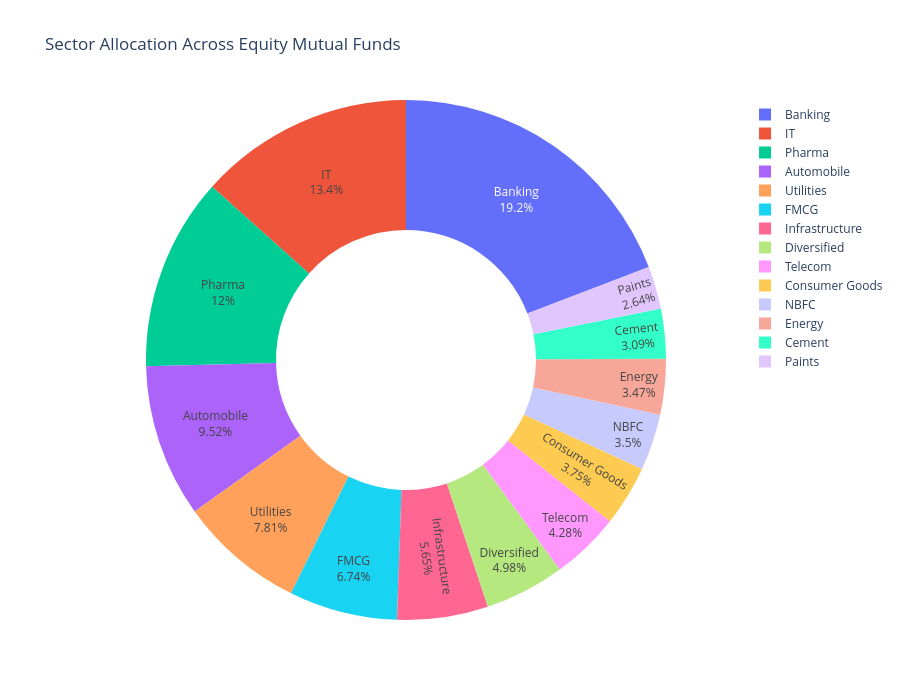

Source (notebook cell):
### Code cell
# Improve Layout
fig.update_traces(
    textinfo="percent+label"
)

fig.update_layout(
    template="plotly_white",
    height=700,
    width=900
)

### Figure 1 — Plotly figure (JSON) as saved in the notebook; plotly's stock layout.template omitted (floating-point values rounded to 4 significant figures)
{"data": [{"domain": {"x": [0, 1], "y": [0, 1]}, "hole": 0.5, "hovertemplate": "sector=%{label}<br>weight_pct=%{value}<extra></extra>", "labels": ["Banking", "IT", "Pharma", "Automobile", "Utilities", "FMCG", "Infrastructure", "Diversified", "Telecom", "Consumer Goods", "NBFC", "Energy", "Cement", "Paints"], "legendgroup": "", "name": "", "showlegend": true, "textinfo": "percent+label", "type": "pie", "values": [652.3, 455.5, 407.4, 323.6, 265.5, 229.1, 192.2, 169.2, 145.6, 127.6, 119.1, 117.9, 105.0, 89.86]}], "layout": {"height": 700, "legend": {"tracegroupgap": 0}, "title": {"text": "Sector Allocation Across Equity Mutual Funds"}, "width": 900}}
